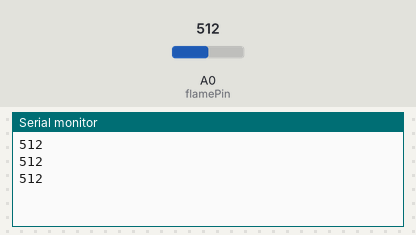
Bench run of a sketch on a simulated Arduino Uno, built with avr-gcc and run on an emulated ATmega328P. Parts: the last lines printed to the serial monitor. Inputs (shaded band) come from the test bench; at power-on: A0 (flamePin) = 512.

Above: at 1.3 s.
1.4 s: A0 (flamePin) set to 111
At 1.9 s:
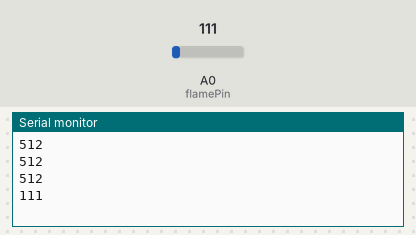
2.9 s: A0 (flamePin) set to 91
At 3.31 s:
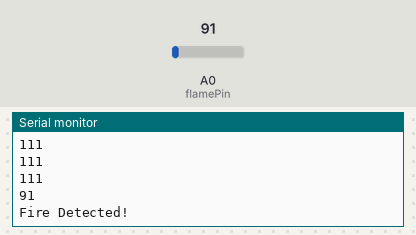
Timing chart, 0 to 5.9 s (numbered marks = the images above; inputs shaded):
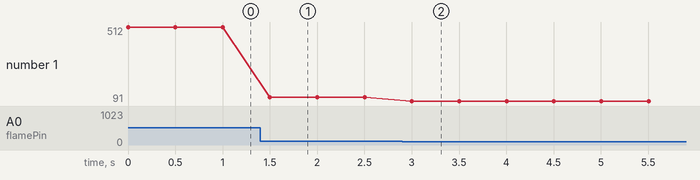

Measured:
- the behaviour switches between 100 and 99 on A0 (flamePin) (found by bisection; images 1 and 2)
- after the input at 1.4 s, the serial monitor: prints a new line after 0.10 s (image 1)
- after the input at 2.9 s, the serial monitor: prints a new line after 0.10 s (image 2)
- plotted number 1: 512 → 111 after the input at 1.4 s, 111 → 91 after the input at 2.9 s

The sketch:

49_flame_sensor.ino
```cpp
int flamePin = A0;
void setup() {
  Serial.begin(9600);
}
void loop() {
  int val = analogRead(flamePin);
  Serial.println(val);
  if (val < 100) {
    Serial.println("Fire Detected!");
  }
  delay(500);
}
```
